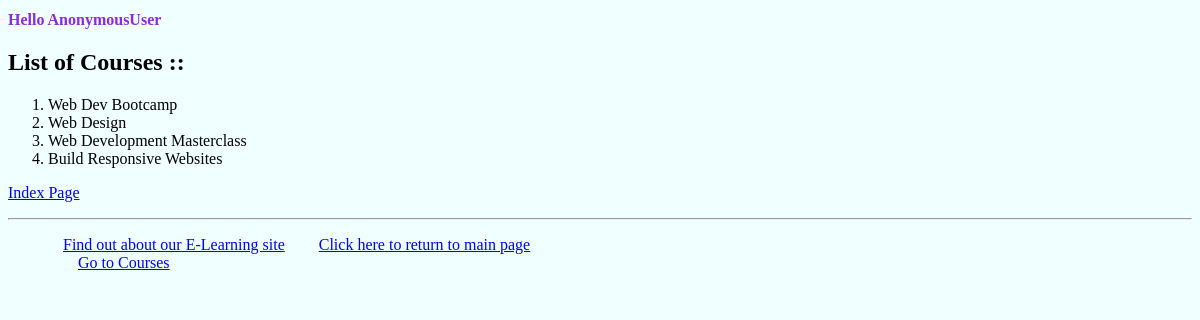
Screenshot of /myapp/1/ with the database file from the repository.
### myapp/models.py (models this page shows, shortened)
class Course(models.Model):
    topic = models.ForeignKey(Topic, related_name='courses', on_delete=models.CASCADE)
    name = models.CharField(max_length=200)
    price = models.DecimalField(max_digits=10, decimal_places=2)
    for_everyone = models.BooleanField(default=True)
    description = models.TextField(max_length=300, null=True, blank=True)
    interested = models.PositiveIntegerField(default=0)
    stages = models.PositiveIntegerField(default=3)
    def __str__(self):
        return self.name

### myapp/views.py (the view)
# urls.py: path(r'<int:top_no>/', views.detail,name='detail'),
def detail(request, top_no):
    response = HttpResponse()
    topic = get_object_or_404(Topic, pk=top_no)
    all_courses = Course.objects.filter(topic__name=topic.name)
    return render(request, 'myapp/detail.html', {'topic': topic, 'all_courses': all_courses})

### myapp/templates/myapp/detail.html
{% extends 'myapp/base.html' %}
{% block body_block %}
   <h2>List of Courses ::</h2>
    <ol>
        {% for i in all_courses %}
            <li> {{ i }} </li>
        {% endfor %}
    </ol>
<p><a href="{% url 'myapp:index' %}">Index Page</a></p>
{% endblock %}

### myapp/static/myapp/style.css (style rules this page uses)
body { background-color: azure; text-decoration-color: black; }

### rows the page displays
Course: name "Web Dev Bootcamp"
Course: name "Web Design"
Course: name "Web Development Masterclass"
Course: name "Build Responsive Websites"

### other values shown
{{ request.user }} "AnonymousUser"
